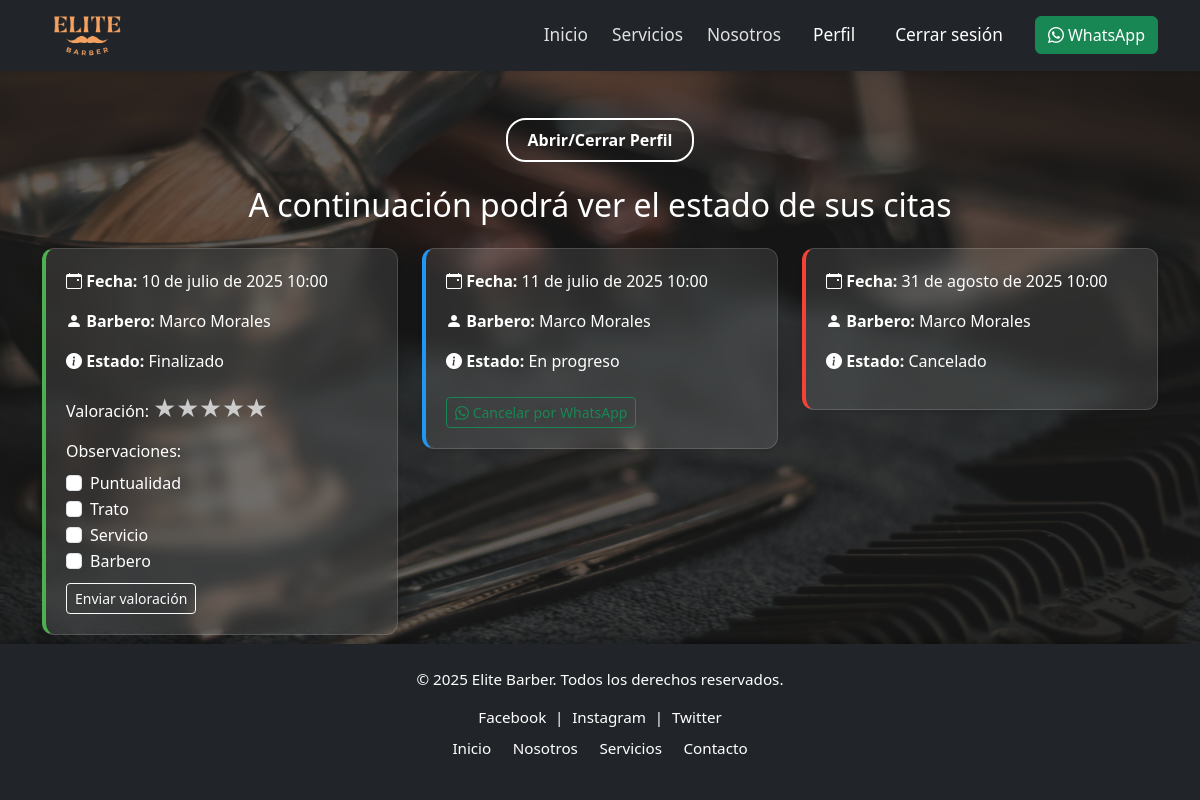
The page /perfil/ (signed in) on the database as committed earlier.
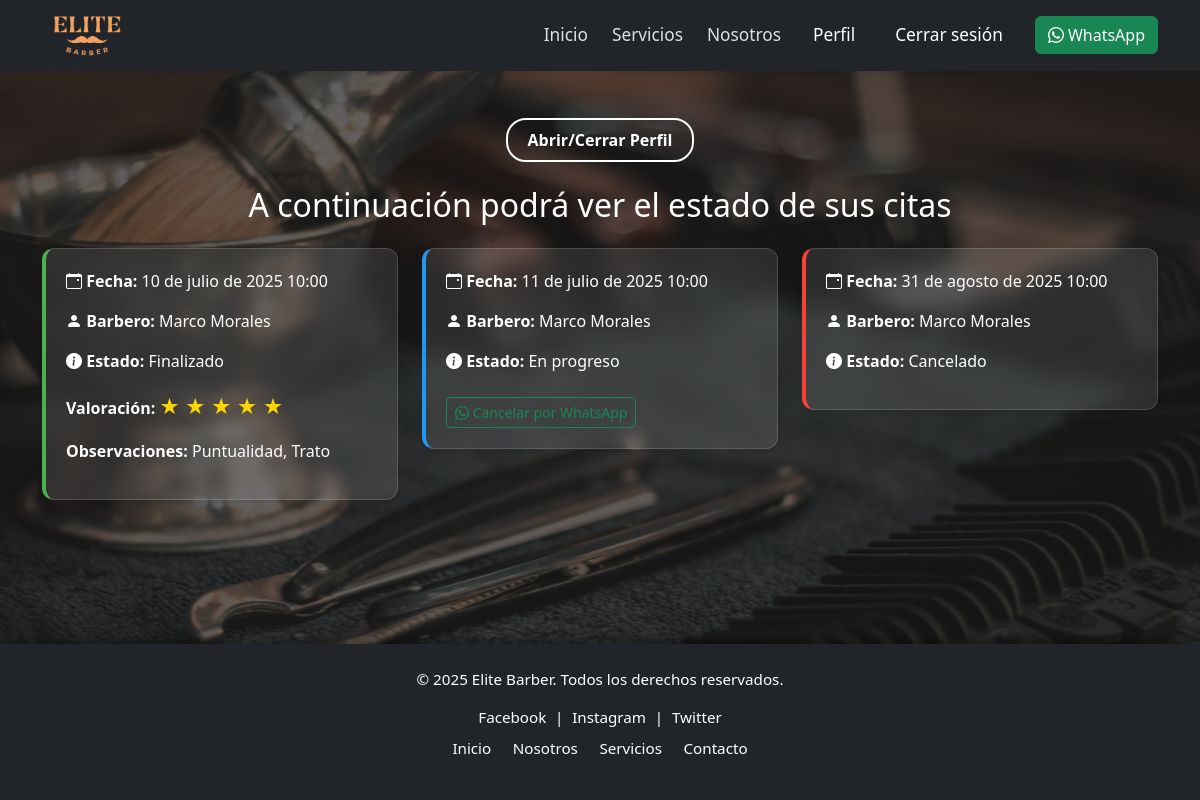
The same page on the database as committed later.
### gestion3/models.py (models this page shows, shortened)
class Cita(models.Model):
    id_cita = models.AutoField(primary_key=True)
    id_cliente = models.ForeignKey(Usuario, on_delete=models.CASCADE, related_name='citas_cliente')
    id_servicio = models.ForeignKey(Servicio, on_delete=models.CASCADE)
    id_estado_cita = models.ForeignKey(EstadoCita, on_delete=models.CASCADE)
    fecha_cita = models.DateField()
    hora_cita = models.TimeField()

class Servicio(models.Model):
    id_servicio = models.AutoField(primary_key=True)
    id_usuario = models.ForeignKey(Usuario, on_delete=models.CASCADE)
    id_subservicio = models.ForeignKey(SubServicio, on_delete=models.CASCADE)
    descripcion = models.TextField(null=True, blank=True)
    duracion_minutos = models.PositiveIntegerField()
    precio = models.FloatField()

class Usuario(models.Model):
    id_usuario = models.AutoField(primary_key=True)
    id_tipo_usuario = models.ForeignKey(TipoUsuario, on_delete=models.CASCADE)
    nombre = models.CharField(max_length=100)
    apellido = models.CharField(max_length=100)
    telefono = models.CharField(max_length=20, null=True, blank=True)
    correo = models.EmailField(null=True, blank=True)
    contraseña_hash = models.CharField(max_length=255)
    descripcion_usuario = models.TextField(null=True, blank=True)
    imagen = models.ImageField(upload_to='usuarios/', null=True, blank=True)
    id_estado_usuario = models.ForeignKey(EstadoUsuario, on_delete=models.CASCADE)

class EstadoCita(models.Model):
    id_estado_cita = models.AutoField(primary_key=True)
    ESTADO_CITA_CHOICES = [
        ('En progreso', 'En progreso'),
        ('Finalizado', 'Finalizado'),
        ('Cancelado', 'Cancelado'),
    ]
    estado_cita = models.CharField(max_length=20, choices=ESTADO_CITA_CHOICES)

class Observacion(models.Model):
    id_observacion = models.AutoField(primary_key=True)
    OBSERVACION_CHOICES = [
        ('Puntualidad', 'Puntualidad'),
        ('Trato', 'Trato'),
        ('Servicio', 'Servicio'),
        ('Barbero', 'Barbero'),
    ]
    nombre_observacion = models.CharField(max_length=20, choices=OBSERVACION_CHOICES)

### gestion3/views.py (the view)
# urls.py: path('perfil/', views.perfil_view, name='perfil'),
def perfil_view(request):
    usuario_id = request.session.get('usuario_id')
    if not usuario_id:
        return redirect('login')
    usuario = get_object_or_404(Usuario, id_usuario=usuario_id)
    if usuario.id_tipo_usuario.tipo == "Cliente":
        citas = Cita.objects.filter(id_cliente=usuario).select_related('id_servicio', 'id_estado_cita')
    else:
        citas = Cita.objects.filter(id_servicio__id_usuario=usuario).select_related('id_cliente', 'id_estado_cita', 'id_servicio')
    citas_info = []
    for cita in citas:
        valoraciones = ValoracionObservacion.objects.filter(id_cita=cita)
        observaciones = [v.id_observacion.nombre_observacion for v in valoraciones]
        valoracion = valoraciones.first().valoracion if valoraciones.exists() else None
        pago_realizado = RegistroPago.objects.filter(id_cita=cita).exists()
        citas_info.append({
            'cita': cita,
            'valoracion': valoracion,
            'observaciones': observaciones,
            'pago_realizado': pago_realizado
        })
    observaciones_disponibles = Observacion.objects.all()
    return render(request, 'gestion3/citas.html', {
        'usuario': usuario,
        'tipo_usuario': usuario.id_tipo_usuario.tipo,
        'citas_info': citas_info,
        'observaciones_disponibles': observaciones_disponibles
    })

### gestion3/context_processors.py (called while the page is built)
def tipo_usuario_context(request):
    tipo_usuario = None
    if request.session.get('usuario_id'):
        try:
            usuario = Usuario.objects.get(id_usuario=request.session['usuario_id'])
            tipo_usuario = usuario.id_tipo_usuario.tipo
        except Usuario.DoesNotExist:
            pass
    return {'tipo_usuario': tipo_usuario}

### gestion3/templates/gestion3/citas.html (shortened to what this page needs)
{% load static %}
<!DOCTYPE html>
<html lang="es">
<head>
  <link href="https://cdn.jsdelivr.net/npm/bootstrap@5.3.0/dist/css/bootstrap.min.css" rel="stylesheet" />
  <link rel="stylesheet" href="{% static 'gestion3/css/nav.css' %}">
  <link rel="stylesheet" href="{% static 'gestion3/css/citas.css' %}">
  <link rel="stylesheet" href="https://cdn.jsdelivr.net/npm/bootstrap-icons@1.11.3/font/bootstrap-icons.min.css">
</head>
<body class="d-flex flex-column min-vh-100" data-tipo-usuario="{{ tipo_usuario }}">
  {% include 'gestion3/nav.html' %}
  <main class="flex-grow-1">
    <div class="text-center mt-5 mb-3">
      <button id="btnTogglePerfil" class="btn btn-outline-light btn-toggle-perfil">Abrir/Cerrar Perfil</button>
    </div>
    <h2 class="text-center text-white mt-4">A continuación podrá ver el estado de sus citas</h2>
    <div class="container mt-4">
      <div class="row g-4 justify-content-center">
      {% for info in citas_info %}
        {% with clase_estado=info.cita.id_estado_cita.estado_cita|lower|cut:" " %}
          <div class="col-md-6 col-lg-4">
            <div class="cita shadow-sm {{ clase_estado }}">
              <p><i class="bi bi-calendar-event"></i> <strong>Fecha:</strong> {{ info.cita.fecha_cita }} {{ info.cita.hora_cita }}</p>
              <p><i class="bi bi-person-fill"></i> <strong>{% if tipo_usuario == "Cliente" %}Barbero{% else %}Cliente{% endif %}:</strong>
                {% if tipo_usuario == "Cliente" %}
                  {{ info.cita.id_servicio.id_usuario.nombre }} {{ info.cita.id_servicio.id_usuario.apellido }}
                {% else %}
                  {{ info.cita.id_cliente.nombre }} {{ info.cita.id_cliente.apellido }}
                {% endif %}
              </p>
              <p><i class="bi bi-info-circle-fill"></i> <strong>Estado:</strong> {{ info.cita.id_estado_cita.estado_cita }}</p>
              {% if tipo_usuario == "Cliente" %}
                {% if info.cita.id_estado_cita.estado_cita == 'En progreso' %}
                  <a href="https://wa.me/56979459711" target="_blank" class="btn btn-outline-success btn-sm mt-2">
                    <i class="bi bi-whatsapp"></i> Cancelar por WhatsApp
                  </a>
                {% endif %}
                {% if info.cita.id_estado_cita.estado_cita == 'Finalizado' and not info.valoracion %}
                  <form method="post" action="{% url 'valorar_cita' info.cita.id_cita %}">
                    <label class="form-label text-white">Valoración:</label>
                    <div class="rating">
                      {% for i in "54321" %}
                        <label for="estrella{{ i }}-{{ info.cita.id_cita }}">★</label>
                      {% endfor %}
                    </div>
                    <label class="form-label text-white mt-2">Observaciones:</label>
                    {% for obs in observaciones_disponibles %}
                      <div class="form-check text-white">
                        <input class="form-check-input" type="checkbox" name="observaciones" value="{{ obs.id_observacion }}">
                        <label class="form-check-label">{{ obs.nombre_observacion }}</label>
                      </div>
                    {% endfor %}
                    <button type="submit" class="btn btn-sm btn-outline-light mt-2">Enviar valoración</button>
                  </form>
                {% elif info.valoracion %}
                  <p><strong>Valoración:</strong> <span class="estrellas">{% for i in "12345" %}
                    {% if forloop.counter <= info.valoracion %}★{% else %}<span class="text-muted">★</span>{% endif %}
                  {% endfor %}</span></p>
                  <p><strong>Observaciones:</strong> {{ info.observaciones|join:", " }}</p>
                {% endif %}
              {% endif %}
            </div>
          </div>
        {% endwith %}
      {% endfor %}
      </div>
    </div>
  </main>
  {% include 'gestion3/footer.html' %}
</body>
</html>

Rows that differ between the two databases and show on the page:
changed Cita "10 de julio de 2025": loses Observacion (nombre_observacion "Puntualidad"); loses Observacion (nombre_observacion "Trato"); loses Observacion (nombre_observacion "Servicio"); loses Observacion (nombre_observacion "Barbero"); observaciones (not shown) → "Puntualidad, Trato"; no longer shows "Enviar valoración"
